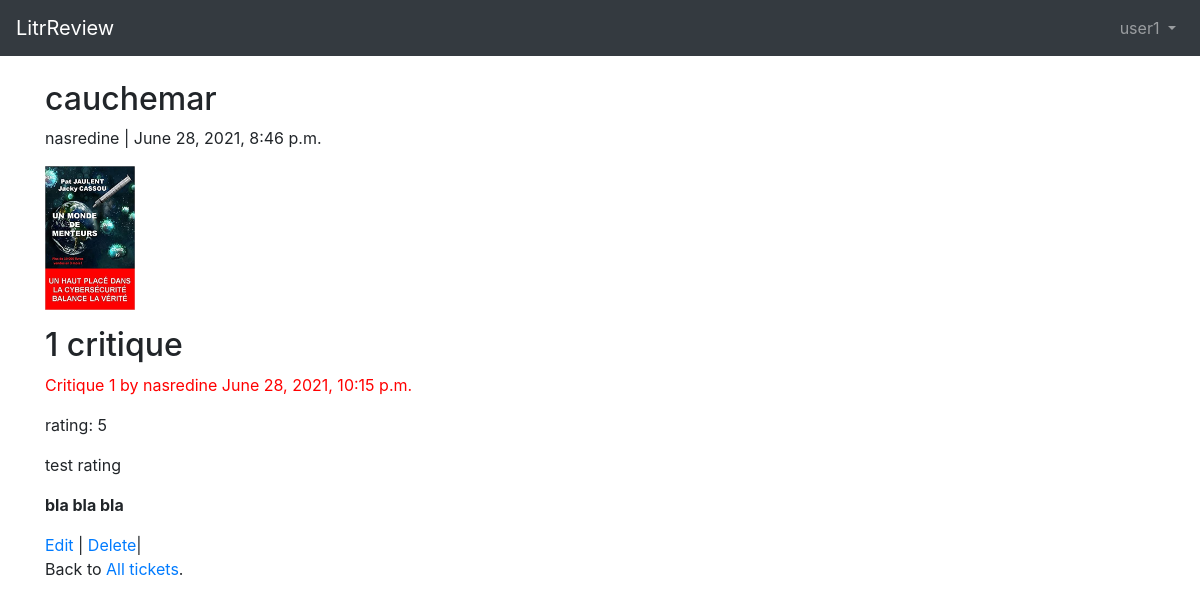
The page /tickets/35/ (signed in) on the database its author committed.
### users/models.py (models this page shows)
class CustomUser(AbstractUser):
    age = models.PositiveIntegerField(null=True, blank=True)

### tickets/models.py (models this page shows, shortened)
class Ticket(models.Model):
    title = models.CharField(verbose_name="Titre", max_length=128)
    description = models.TextField(max_length=2048, blank=True)
    time_created = models.DateTimeField(auto_now_add=True)
    image = models.ImageField(upload_to='images/', null=True, blank=True)
    user = models.ForeignKey(
        get_user_model(),
        on_delete=models.CASCADE, )

class Review(models.Model):
    ticket = ForeignKey(Ticket,
                        on_delete=models.CASCADE,
                        related_name='comments',)
    headline = models.CharField(max_length=128, default="", editable=True)
    rating = models.PositiveSmallIntegerField(default=1, validators=[
                                              MinValueValidator(0), MaxValueValidator(5)], editable=True, )
    body = models.CharField(max_length=140)
    user = ForeignKey(get_user_model(), on_delete=models.CASCADE)
    time_created = models.DateTimeField(
        auto_now_add=True, null=True, blank=True)
    class Meta:
        ordering = ('-time_created',)

### tickets/views.py (the view)
# urls.py: path('<int:pk>/', TicketDetailView.as_view(), name='ticket_detail'),
class TicketDetailView(LoginRequiredMixin, DetailView):
    model = Ticket
    template_name = "ticket_detail.html"
    login_url = 'login'

### templates/ticket_detail.html (shortened to what this page needs)
{% extends 'base.html' %}
{% block content %}
<div>
    <h2>{{ object.title }}</h2>
    <p>{{object.user}} | {{ object.time_created }}</p>
    <img src="{{ object.image.url }}" alt="no image" width="90" height="144">
</div>
<div>
    {% with object.comments.count as total_comments %}
    <h2>
        {{ total_comments }} critique{{ total_comments|pluralize }}
    </h2>
    {% endwith %}
    {% for comment in object.comments.all %}
    <p style="color:red">
        Critique {{ forloop.counter }} by {{ comment.user }}
        {{ comment.time_created }}
    </p>
    <p>rating: {{ comment.rating }}</p>
    <p>{{ comment.headline }}</p>
    <p><strong>{{ comment.body|linebreaks }}</strong></p>
    <div>
        <a href="{% url 'review_edit' comment.pk %}">Edit</a> |
        <a href="{% url 'review_delete' comment.pk %}">Delete</a>|
    </div>
    {% empty %}
    <p>Il n'y a aucun commentaires.</p>
    {% endfor %}
</div>
<p>
    Back to
    <a href="{% url 'ticket_list' %}">All tickets</a>.
</p>
{% endblock content %}

### templates/base.html (shortened to what this page needs)
<!DOCTYPE html>
<html>
<head>
    <link rel="stylesheet" href="https://stackpath.bootstrapcdn.com/bootstrap/4.1.3/css/bootstrap.min.css"
>
</head>
<body>
    <nav class="navbar navbar-expand-md navbar-dark bg-dark mb-4">
        <a class="navbar-brand" href="{% url 'home' %}">LitrReview</a>
        <div class="collapse navbar-collapse" id="navbarCollapse">
            {% if user.is_authenticated %}
            <ul class="navbar-nav ml-auto">
                <li class="nav-item">
                    <a href="#" class="nav-link dropdown-toggle drop" id="userMenu" data-toggle="dropdown"
                        aria-haspopup="true" aria-expanded="false">
                        {{ user.username }}
                    </a>
                </li>
            </ul>
            {% else %}
            <form class="form-inline ml-auto">
                <a href="{% url 'login' %}" class="btn btn-outline-secondary">Connexion</a>
                <a href="{% url 'signup' %}" class="btn btn-primary ml-2">S'inscrire</a>
            </form>
            {% endif %}
        </div>
    </nav>
    <div class="container">
        {% block content %}
        {% endblock content %}
    </div>
</body>
</html>

### rows shown on the page
CustomUser: username "user1"
Ticket: title "cauchemar", user "nasredine", time_created "June 28, 2021, 8:46 p.m.", image (picture)
Review: user "nasredine", time_created "June 28, 2021, 10:15 p.m.", rating "5", headline "test rating"

### other values the page prints
{{ total_comments }} "1"
